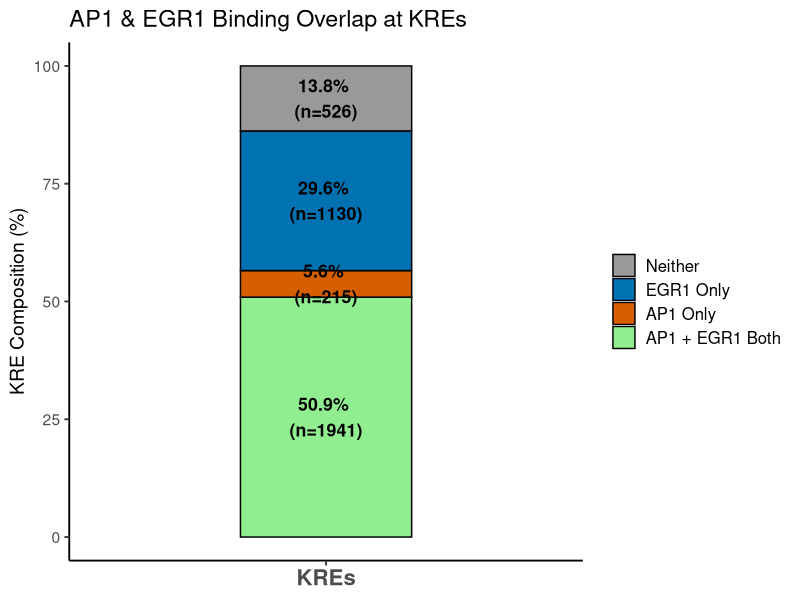

Here is the R script that generated this plot:
library(ggplot2)
library(dplyr)
kre_breakdown <- data.frame(
  Binding_Status = factor(
    c("AP1 + EGR1 Both", "AP1 Only", "EGR1 Only", "Neither"),
    levels = c("Neither", "EGR1 Only", "AP1 Only", "AP1 + EGR1 Both") 
  ),
  Count = c(1941, 215, 1130, 526) 
)
kre_breakdown <- kre_breakdown %>%
  mutate(Percentage = (Count / sum(Count)) * 100,
         Label = paste0(round(Percentage, 1), "% \n(n=", Count, ")"))
ggplot(kre_breakdown, aes(x = "KREs", y = Percentage, fill = Binding_Status)) +
  geom_bar(stat = "identity", width = 0.4, color = "black", size = 0.5) +
  
  geom_text(aes(label = Label), position = position_stack(vjust = 0.5), size = 4.5, fontface = "bold") +
  
  scale_fill_manual(values = c("Neither" = "#999999",         # Light Gray
                               "EGR1 Only" = "#0072B2",       # Light Blue
                               "AP1 Only" = "#D55E00",        # Orange
                               "AP1 + EGR1 Both" = "lightgreen"))+ # Green
  
  theme_classic(base_size = 14) +
  theme(
    axis.text.x = element_text(face = "bold", size = 16),
    legend.title = element_blank(),
    legend.position = "right",
    legend.text = element_text(size = 12)
  ) +
  labs(
    title = "AP1 & EGR1 Binding Overlap at KREs",
    y = "KRE Composition (%)",
    x = NULL
  )
